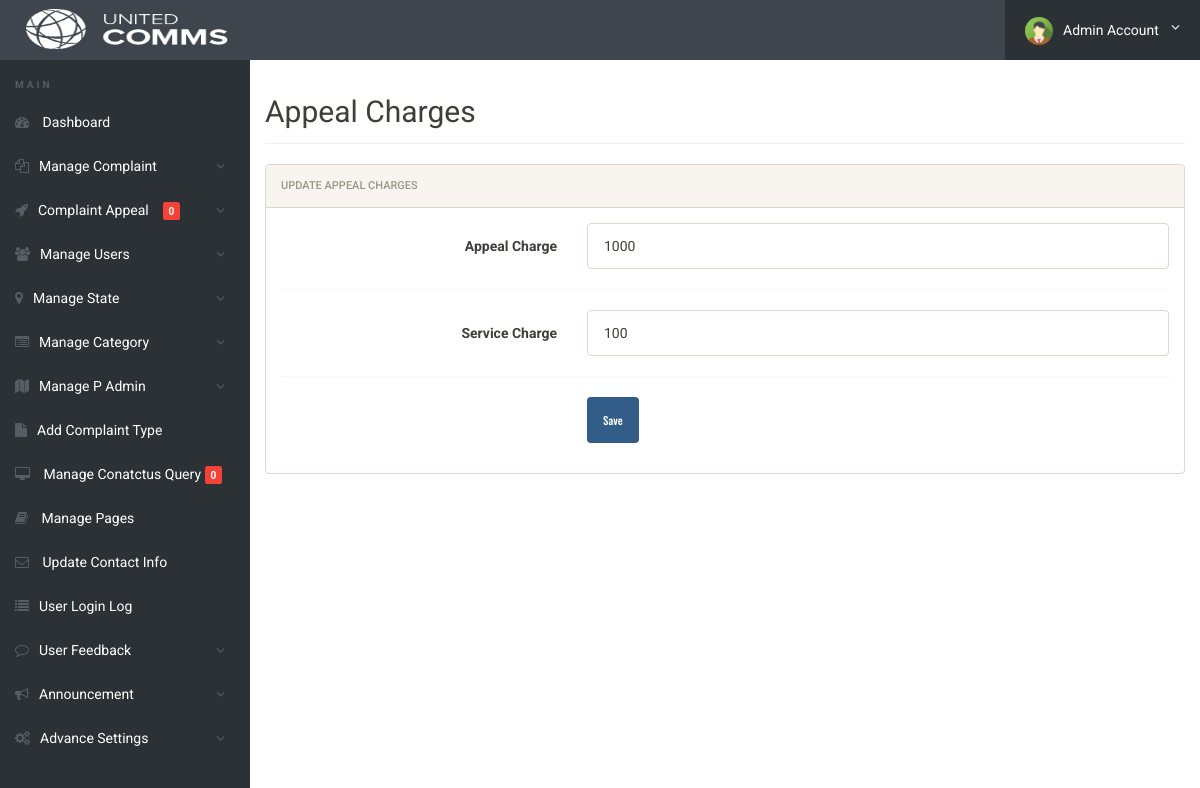
Screenshot of /admin/appeal-charges.php (signed in) with the database file from the repository.
### tables this page shows
CREATE TABLE `genaralsetting` (
  `id` int(11) NOT NULL,
  `setting_name` varchar(250) NOT NULL,
  `setting_description` varchar(999) NOT NULL
);

CREATE TABLE `charges` (
  `id` int(11) NOT NULL,
  `ChargeType` varchar(255) NOT NULL,
  `ChargeAmount` int(50) NOT NULL
);

### admin/appeal-charges.php (the view, shortened to what this page needs)
<?php
include('../config/config.php');
if(strlen($_SESSION['alogin'])==0)
	{
header('location:index.php');
}
else{
?>
<!doctype html>
<html lang="en" class="no-js">
<head>
	<link rel="stylesheet" href="css/font-awesome.min.css">
	<link rel="stylesheet" href="css/bootstrap.min.css">
	<link rel="stylesheet" href="css/dataTables.bootstrap.min.css">
	<link rel="stylesheet" href="css/bootstrap-social.css">
	<link rel="stylesheet" href="css/bootstrap-select.css">
	<link rel="stylesheet" href="css/fileinput.min.css">
	<link rel="stylesheet" href="css/awesome-bootstrap-checkbox.css">
	<link rel="stylesheet" href="css/style.css">
</head>
<body>
	<?php include('includes/header.php');?>
	<div class="ts-main-content">
	<?php include('includes/leftbar.php');?>
		<div class="content-wrapper">
			<div class="container-fluid">
				<div class="row">
					<div class="col-md-12">
						<h2 class="page-title">Appeal Charges</h2>
								<div class="panel panel-default">
									<div class="panel-heading">Update Appeal Charges</div>
									<div class="panel-body">
										<form name="Category" method="post" class="form-horizontal" onSubmit="return valid();">
										<?php $query=mysqli_query($con,"SELECT * FROM charges where id =1");
					                     while($row=mysqli_fetch_array($query))
					                     {
					                     ?>
											<div class="form-group">
												<label class="col-sm-4 control-label">Appeal Charge</label>
												<div class="col-sm-8">
													<input type="text" placeholder="Enter Appeal Charge" value="<?php echo htmlentities($row['ChargeAmount']);?>" name="appealcharge" class="form-control" required>
												</div><?php } ?>
											</div>
											<?php $query=mysqli_query($con,"SELECT * FROM charges where id =2");
					                     while($row=mysqli_fetch_array($query))
					                     {
					                     ?>
											<div class="hr-dashed"></div>
											<div class="form-group">
												<label class="col-sm-4 control-label">Service Charge</label>
												<div class="col-sm-8">
													<input type="text" placeholder="Enter Service Charge" value="<?php echo htmlentities($row['ChargeAmount']);?>" name="servicecharge" class="form-control" required>
												</div><?php } ?>
											</div>
											<div class="hr-dashed"></div>
											<div class="form-group">
												<div class="col-sm-8 col-sm-offset-4">
													<button class="btn btn-primary" name="submit" type="submit">Save</button>
												</div>
											</div>
										</form>
			</div>
		</div>
	</div>
</body>
</html>
<?php } ?>

### admin/includes/header.php (shortened to what this page needs)
<div class="brand clearfix">
	<?php $query=mysqli_query($con,"select setting_description from genaralsetting where id=4");
                while($row=mysqli_fetch_array($query))
                {
                ?>
                <?php $logophoto=$row['setting_description'];
                if($logophoto==""):
                ?>
                <a href="dashboard.php">&nbsp;&nbsp;&nbsp;&nbsp;&nbsp;<img src="../images/logo/logo.png" alt="" class="header" /></a>
                <?php else:?>
                <a href="dashboard.php">&nbsp;&nbsp;&nbsp;&nbsp;&nbsp;<img src="../images/logo/<?php echo htmlentities($logophoto);?>" alt="" class="header"/></a>&nbsp;
                <?php endif;?><?php } ?>
		<ul class="ts-profile-nav">
			<li class="ts-account">
				<a href="#"><img src="img/ts-avatar.jpg" class="ts-avatar hidden-side" alt="">Admin Account <i class="fa fa-angle-down hidden-side"></i></a>
			</li>
		</ul>
	</div>

### admin/css/style.css (style rules this page uses)
html { font-size: 14px; }
@media only screen and (min-width: 480px) { html { font-size: 17px; } }
@media only screen and (min-width: 768px) { html { font-size: 14px; } }
@media only screen and (min-width: 600px) { img.header { padding: 6px; width: 100px; height: 58px; } }
@media only screen and (min-width: 768px) { img.header { padding: 6px; width: 100px; height: 58px; } }
@media only screen and (min-width: 992px) { img.header { padding: 9px; width: 220px; height: 58px; } }
@media only screen and (min-width: 1200px) { img.header { padding: 9px; width: 220px; height: 58px; } }
body { font-size: 1em; }
a { color: #37a6c4; }
.btn { font-family: 'Oswald', sans-serif; }
.hr-dashed { background-color: transparent; border-top: 1px dotted #edf0f5; color: transparent; height: 1px; margin: 20px 0; }
.panel { overflow: hidden; }
ul, li { margin: 0; padding: 0; list-style: none; }
.btn { text-transform: none; }
.page-title { padding-bottom: 15px; margin-bottom: 20px; border-bottom: 1px solid #f0f0f0; }
.brand { background: #3e454c; position: relative; z-index: 3; position: fixed; width: 100%; top: 0; }
.brand .ts-profile-nav { float: right; display: none; }
.brand .ts-profile-nav li { float: left; position: relative; }
.brand .ts-profile-nav li a { display: block; padding: 20px; color: #fff; }
.brand .ts-profile-nav .ts-account .fa-angle-down { float: right; }
.brand .ts-profile-nav .ts-account > a { width: 195px; background: #2c3136; }
.brand .ts-profile-nav .ts-account .ts-avatar { border-radius: 50%; height: 28px; margin: -10px 0; margin-right: 10px; }
@media only screen and (min-width: 992px) { .brand .ts-profile-nav { display: block; } }
.ts-main-content .content-wrapper { padding-top: 15px; margin-top: 60px; }
@media only screen and (min-width: 992px) { .ts-main-content .content-wrapper { margin-left: 250px; } }

### rows the page displays
genaralsetting: setting_description (picture)
charges: appealcharge "1000"
charges: servicecharge "100"

### other values shown
$num1 "0"
